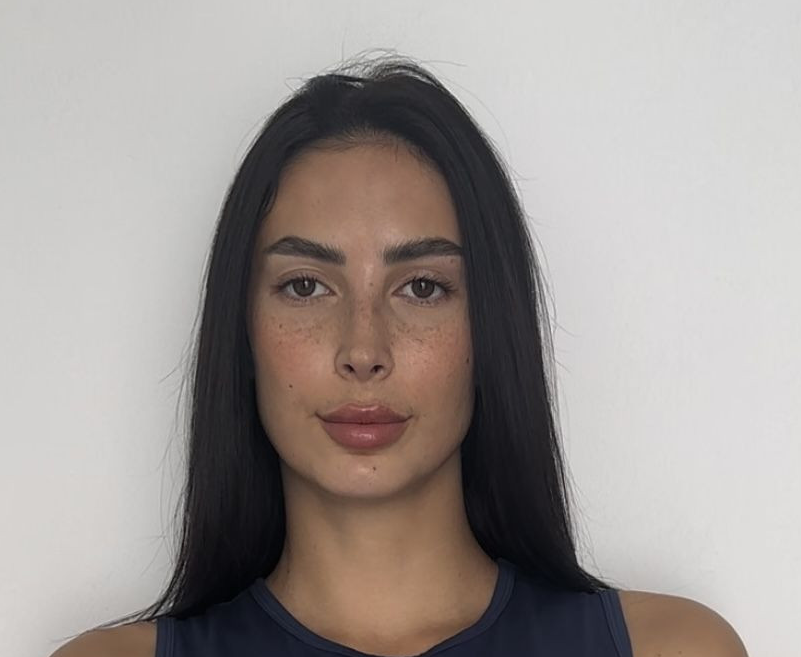
#> input picture images/Bulgarian_model.png, 801 x 657 px
$ jupyter execute example4.ipynb
#> lines starting #> are read from the running program, lines starting #| are printed output that depends on the picture
[cell 1]
import PIL.Image
import PIL.ImageFilter

input_image= PIL.Image.open('../../images/Bulgarian_model.png')
#> input_image is the input picture: PIL image 801x657 RGBA; mean R, G, B, A 159.7, 152.7, 149.4, 255
input_image.show("The original image")

[cell 2]
 # simple blurring
blurred_image = input_image.filter(PIL.ImageFilter.BLUR)
blurred_image.show("The blurred image")

[cell 3]
# box blur in the scale of 5
box_blurred_image1 = input_image.filter(PIL.ImageFilter.BoxBlur(5))
box_blurred_image1.show("The box blurred image (on the scale of 5)")

[cell 4]
# Box blur in the scale of 20
box_blurred_image2 = input_image.filter(PIL.ImageFilter.BoxBlur(20))
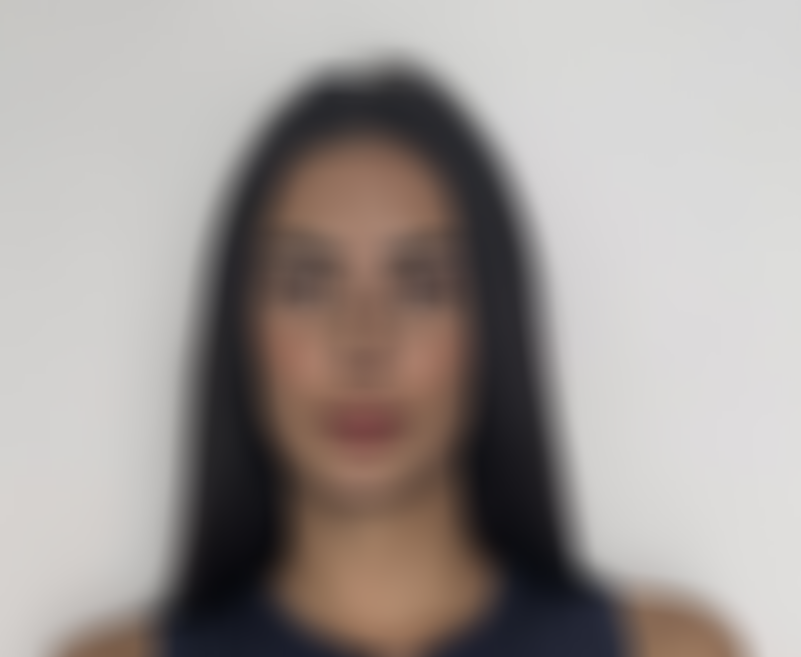
#> box_blurred_image2: PIL image 801x657 RGBA; mean R, G, B, A 159.7, 152.7, 149.4, 255
box_blurred_image2.show("The box blurred image (on the scale of 20)")

[cell 5]
# Gaussian blur in the scale of 20
gaussian_blurred_image = input_image.filter(PIL.ImageFilter.GaussianBlur(20))
gaussian_blurred_image.show("The Gaussian blurred image")

[cell 6]
# Convert it into black and white
bw_image = input_image.convert("L")
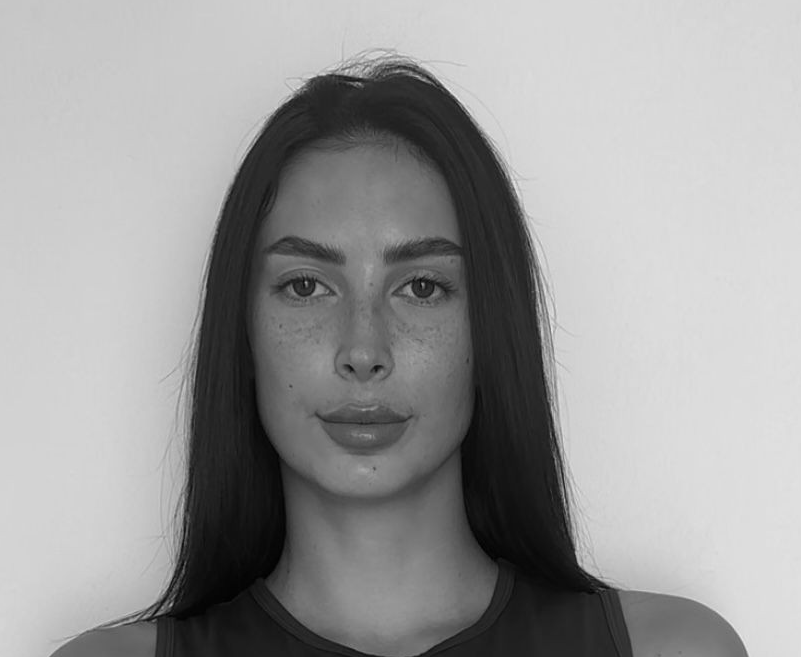
#> bw_image: PIL image 801x657 L; min 0, max 234, mean 154.5
bw_image.show("The black and white image")

$ run again, with images/Gambian_model.png copied over images/Bulgarian_model.png
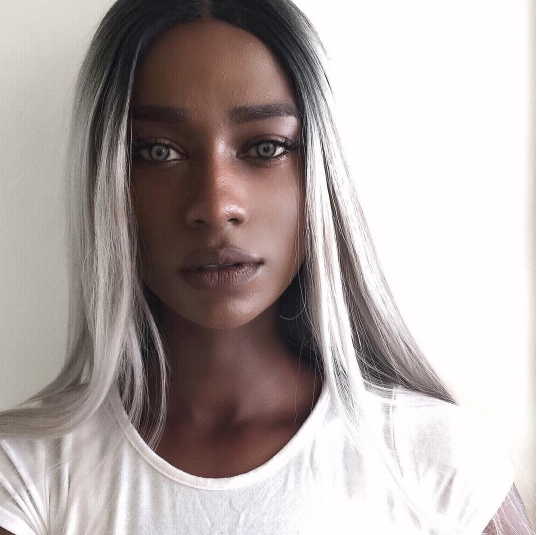
#> input picture images/Gambian_model.png, 537 x 535 px
#> input_image is the input picture: PIL image 537x535 RGB; mean R, G, B 178.8, 169.1, 167.7
#> `gaussian_blurred_image = input_image.filter(PIL.ImageFilter.GaussianBl..`:
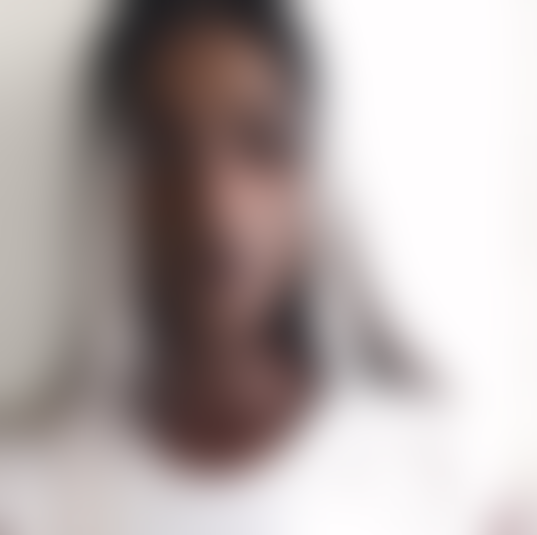
#> gaussian_blurred_image: PIL image 537x535 RGB; mean R, G, B 179, 169.4, 168
#> `bw_image = input_image.convert("L")`:
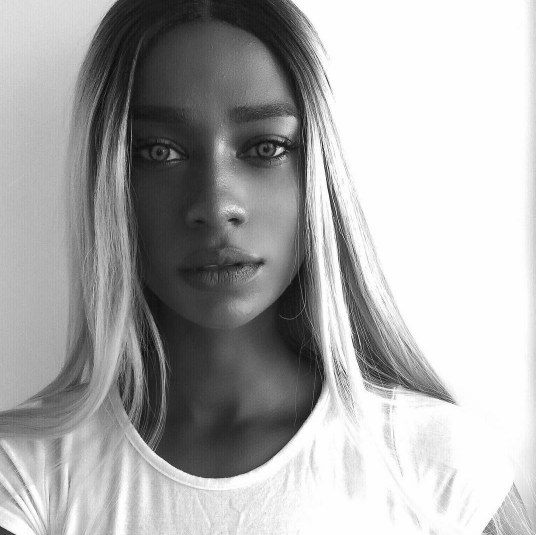
#> bw_image: PIL image 537x535 L; min 10, max 255, mean 172

$ run again, with images/model_1.png copied over images/Bulgarian_model.png
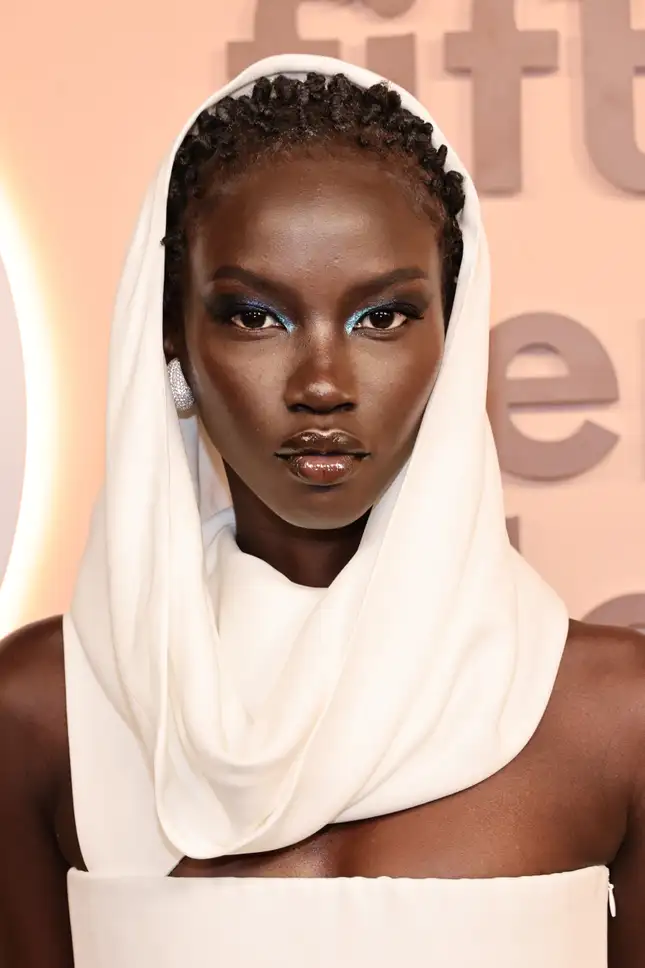
#> input picture images/model_1.png, 645 x 968 px
#> input_image is the input picture: PIL image 645x968 RGB; mean R, G, B 200.1, 168.6, 152.2
#> `gaussian_blurred_image = input_image.filter(PIL.ImageFilter.GaussianBl..`:
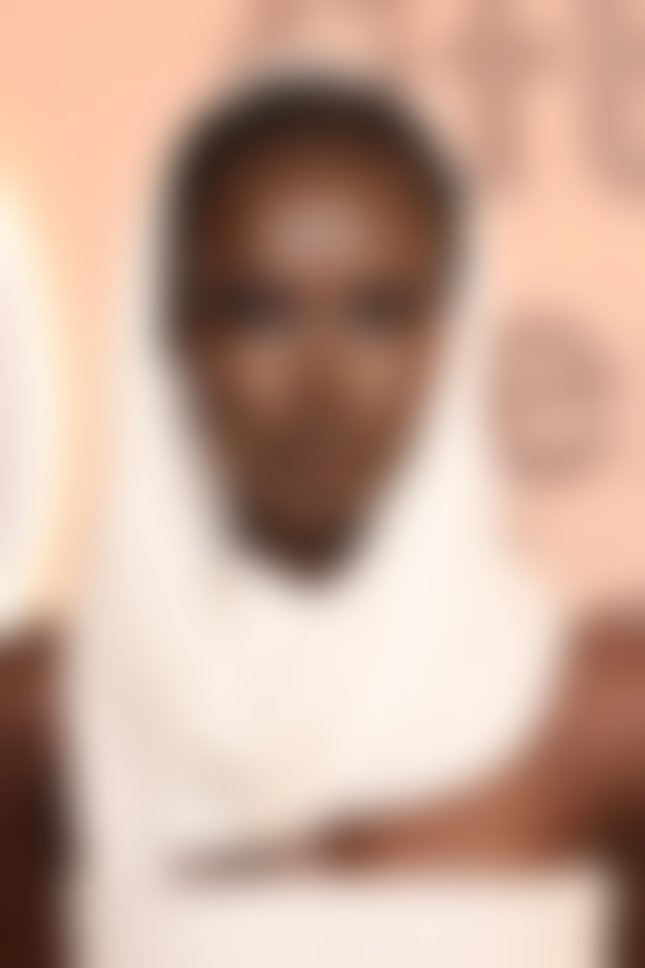
#> gaussian_blurred_image: PIL image 645x968 RGB; mean R, G, B 200.1, 168.6, 152.2
#> `bw_image = input_image.convert("L")`:
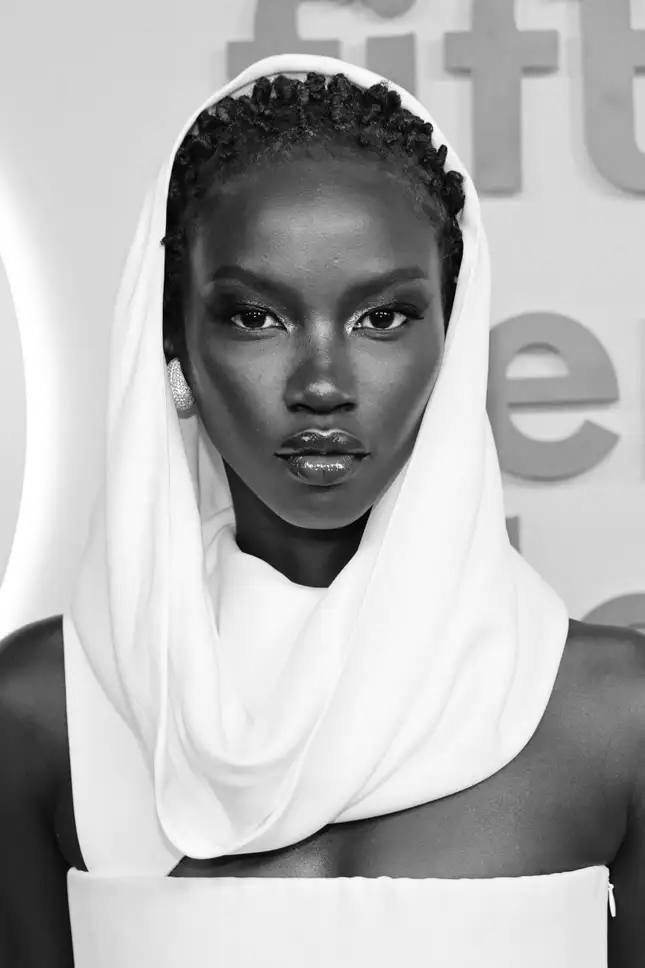
#> bw_image: PIL image 645x968 L; min 0, max 255, mean 176.2
